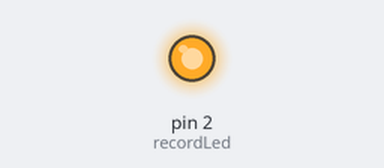
Recording of a sketch running on a simulated Arduino Uno, built for the host (arithmetic inside an expression is 32-bit, double 64-bit). Parts: output pins drawn as LEDs (lit = HIGH). Storage starts empty; EEPROM starts erased; what the sketch prints to the serial monitor is not drawn.

Above: at 7.5 s.
At 15.17 s:
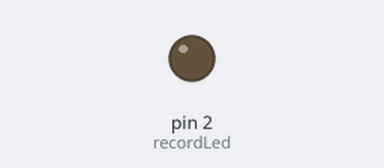
Timing chart, 0 to 19.8 s (numbered marks = the images above):
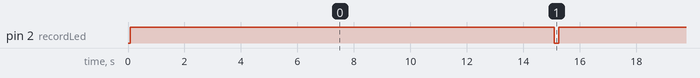

The sketch:

einencleverhelm.ino
```cpp
/*
   Hardware Pinout Connection
   Arduino Nano        SD Pin
        5v ------------ VCC
        GND ----------- GND
        D10 ----------- CS
        D11 ----------- MOSI
        D12 ----------- MISO
        D13 ----------- SCK
  ________________________________________
   Arduino Nano         MAX9814
        3.3v ----------- VDD
        GND ------------ GND
        A0 -------------  Out
  ________________________________________
   Arduino Nano D2 pin user for Led to notify that record is in process.
*/
/*
   use Link: https://www.arduino.cc/reference/en/libraries/tmrpcm/ TMRpcm library for recording audio using MAX9814
   Recording a WAV file to an SD card is an advanced feature of the TMRpcm library so you must edit the library configuration file in order to use it.
   It simply searches the file "pcmConfig.h" using File Explorer and disables a few lines of code (then saves it).
    1. On Uno or non-mega boards uncomment the line #define buffSize 128
    2. Also uncomment #define ENABLE_RECORDING and #define BLOCK_COUNT 10000UL
*/
#include <TMRpcm.h>
#include <SD.h>
#include <SPI.h>
#include <EEPROM.h>
#define SD_CSPin 10

TMRpcm audio;
int file_number = 0;
int addr = 0;
char filePrefixname[50] = "record";
char exten[10] = ".wav";
const int recordLed = 2;
const int mic_pin = A0;
const int sample_rate = 7000;


// delay function for with serial log.
void wait_secs(int secs) {
  int count = 0;
  while (1) {
    Serial.print('.');
    delay(1000);
    count++;
    if (count == secs) {
      count = 0;
      break;
    }
  }
  Serial.println();
  return ;
}


void setup() {
  // put your setup code here, to run once:
  //initialises the serial connection between the arduino and any connected serial device(e.g. computer, phone, raspberry pi...)
  Serial.begin(9600);
  //Sets up the pins
  pinMode(mic_pin, INPUT);
  pinMode(recordLed, OUTPUT);
  Serial.println("loading... SD card");

  if (!SD.begin(SD_CSPin)) {
    Serial.println("An Error has occurred while mounting SD");
  }

  audio.CSPin = SD_CSPin;
  file_number = EEPROM.read(addr);
}
void loop() {
  EEPROM.write(addr, file_number);
  Serial.println("####################################################################################");

  char fileSlNum[20] = "";
  itoa(file_number, fileSlNum, 10);
  char file_name[50] = "";
  strcat(file_name, filePrefixname);
  strcat(file_name, fileSlNum);
  strcat(file_name, exten);
  Serial.print("New File Name: ");
  Serial.println(file_name);
  digitalWrite(recordLed, HIGH);
  audio.startRecording(file_name, sample_rate, mic_pin);
  Serial.println("startRecording ");
  // record audio for 2mins. means , in this loop process record 15 seconds of audio.
  // if you need more time duration recording audio then
  // pass higher value into the wait_secs(int secs) function.
  wait_secs(15);
  digitalWrite(recordLed, LOW);
  audio.stopRecording(file_name);
  Serial.println("stopRecording");
  file_number++;
  Serial.println("####################################################################################");
}
```

Measured:
- by itself, pin 2 (recordLed): alternates HIGH for 15.0 s and LOW for 0.16 s
